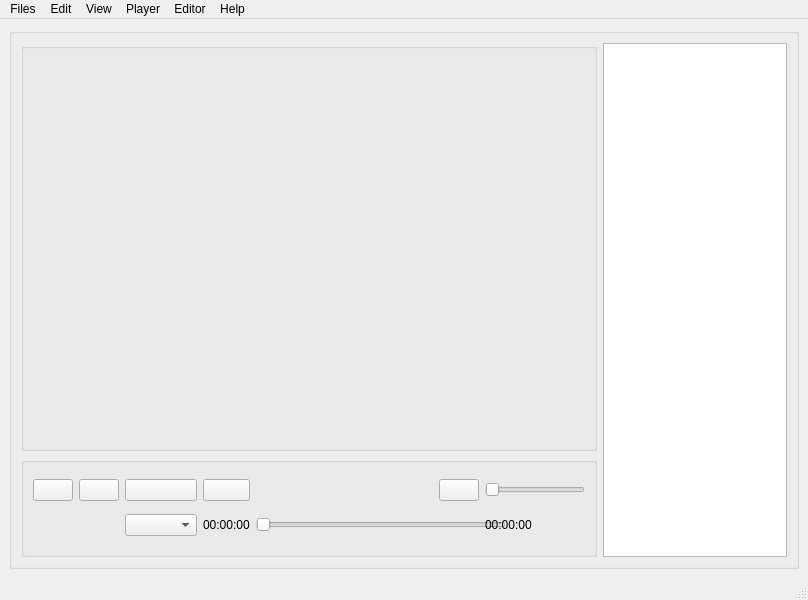
<?xml version="1.0" encoding="UTF-8"?>
<ui version="4.0">
 <class>MainWindow</class>
 <widget class="QMainWindow" name="MainWindow">
  <property name="geometry">
   <rect>
    <x>0</x>
    <y>0</y>
    <width>808</width>
    <height>600</height>
   </rect>
  </property>
  <property name="windowTitle">
   <string>MainWindow</string>
  </property>
  <widget class="QWidget" name="centralwidget">
   <layout class="QGridLayout" name="gridLayout">
    <item row="1" column="2">
     <widget class="QGroupBox" name="groupBox">
      <property name="title">
       <string/>
      </property>
      <layout class="QGridLayout" name="gridLayout_2">
       <item row="0" column="1" rowspan="2">
        <widget class="QTextBrowser" name="textBrowser">
         <property name="sizePolicy">
          <sizepolicy hsizetype="Preferred" vsizetype="Preferred">
           <horstretch>0</horstretch>
           <verstretch>0</verstretch>
          </sizepolicy>
         </property>
         <property name="minimumSize">
          <size>
           <width>50</width>
           <height>0</height>
          </size>
         </property>
         <property name="maximumSize">
          <size>
           <width>400</width>
           <height>16777215</height>
          </size>
         </property>
        </widget>
       </item>
       <item row="1" column="0">
        <widget class="QGroupBox" name="groupBox_2">
         <property name="minimumSize">
          <size>
           <width>541</width>
           <height>100</height>
          </size>
         </property>
         <property name="maximumSize">
          <size>
           <width>16777215</width>
           <height>100</height>
          </size>
         </property>
         <property name="title">
          <string/>
         </property>
         <layout class="QGridLayout" name="gridLayout_3">
          <item row="0" column="7">
           <widget class="QSlider" name="horizontalSlider_VolumeSlider">
            <property name="minimumSize">
             <size>
              <width>100</width>
              <height>0</height>
             </size>
            </property>
            <property name="maximumSize">
             <size>
              <width>200</width>
              <height>16777215</height>
             </size>
            </property>
            <property name="orientation">
             <enum>Qt::Horizontal</enum>
            </property>
           </widget>
          </item>
          <item row="0" column="5">
           <spacer name="horizontalSpacer">
            <property name="orientation">
             <enum>Qt::Horizontal</enum>
            </property>
            <property name="sizeHint" stdset="0">
             <size>
              <width>40</width>
              <height>20</height>
             </size>
            </property>
           </spacer>
          </item>
          <item row="0" column="1">
           <widget class="QPushButton" name="pushButton_Stop">
            <property name="text">
             <string/>
            </property>
           </widget>
          </item>
          <item row="0" column="2">
           <widget class="QPushButton" name="pushButton_Backward">
            <property name="text">
             <string/>
            </property>
           </widget>
          </item>
          <item row="0" column="4">
           <widget class="QPushButton" name="pushButton_Forward">
            <property name="text">
             <string/>
            </property>
           </widget>
          </item>
          <item row="0" column="6">
           <widget class="QPushButton" name="pushButton_Volume">
            <property name="text">
             <string/>
            </property>
           </widget>
          </item>
          <item row="0" column="3">
           <widget class="QPushButton" name="pushButton_Play_Pause">
            <property name="text">
             <string/>
            </property>
           </widget>
          </item>
          <item row="1" column="5">
           <widget class="QSlider" name="horizontalSlider_SeekBar">
            <property name="minimumSize">
             <size>
              <width>250</width>
              <height>0</height>
             </size>
            </property>
            <property name="orientation">
             <enum>Qt::Horizontal</enum>
            </property>
           </widget>
          </item>
          <item row="1" column="7">
           <widget class="QLabel" name="label_totalDuration">
            <property name="text">
             <string>00:00:00</string>
            </property>
           </widget>
          </item>
          <item row="1" column="4">
           <widget class="QLabel" name="label_timeElapsed">
            <property name="text">
             <string>00:00:00</string>
            </property>
           </widget>
          </item>
          <item row="1" column="1" colspan="2">
           <spacer name="horizontalSpacer_2">
            <property name="orientation">
             <enum>Qt::Horizontal</enum>
            </property>
            <property name="sizeHint" stdset="0">
             <size>
              <width>40</width>
              <height>20</height>
             </size>
            </property>
           </spacer>
          </item>
          <item row="1" column="3">
           <widget class="QComboBox" name="comboBox"/>
          </item>
         </layout>
        </widget>
       </item>
       <item row="0" column="0">
        <widget class="QGroupBox" name="groupBox_Video">
         <property name="sizePolicy">
          <sizepolicy hsizetype="Preferred" vsizetype="Preferred">
           <horstretch>0</horstretch>
           <verstretch>0</verstretch>
          </sizepolicy>
         </property>
         <property name="minimumSize">
          <size>
           <width>541</width>
           <height>189</height>
          </size>
         </property>
         <property name="title">
          <string/>
         </property>
        </widget>
       </item>
      </layout>
     </widget>
    </item>
   </layout>
  </widget>
  <widget class="QMenuBar" name="menubar">
   <property name="geometry">
    <rect>
     <x>0</x>
     <y>0</y>
     <width>808</width>
     <height>21</height>
    </rect>
   </property>
   <widget class="QMenu" name="menuFiles">
    <property name="title">
     <string>Files</string>
    </property>
    <addaction name="actionSelect_Video_and_generate_Transcript"/>
    <addaction name="UploadText_1"/>
    <addaction name="actionClose_2"/>
   </widget>
   <widget class="QMenu" name="menuEdit">
    <property name="title">
     <string>Edit</string>
    </property>
   </widget>
   <widget class="QMenu" name="menuView">
    <property name="title">
     <string>View</string>
    </property>
   </widget>
   <widget class="QMenu" name="menuPlayer">
    <property name="title">
     <string>Player</string>
    </property>
   </widget>
   <widget class="QMenu" name="menuEditor">
    <property name="title">
     <string>Editor</string>
    </property>
   </widget>
   <widget class="QMenu" name="menuHelp">
    <property name="title">
     <string>Help</string>
    </property>
   </widget>
   <addaction name="menuFiles"/>
   <addaction name="menuEdit"/>
   <addaction name="menuView"/>
   <addaction name="menuPlayer"/>
   <addaction name="menuEditor"/>
   <addaction name="menuHelp"/>
  </widget>
  <widget class="QStatusBar" name="statusbar"/>
  <action name="actionSelect_Video_and_generate_Transcript">
   <property name="text">
    <string>Select Video</string>
   </property>
  </action>
  <action name="UploadText_1">
   <property name="text">
    <string>Upload Text</string>
   </property>
  </action>
  <action name="actionClose_2">
   <property name="text">
    <string>Close</string>
   </property>
  </action>
 </widget>
 <resources/>
 <connections/>
</ui>
